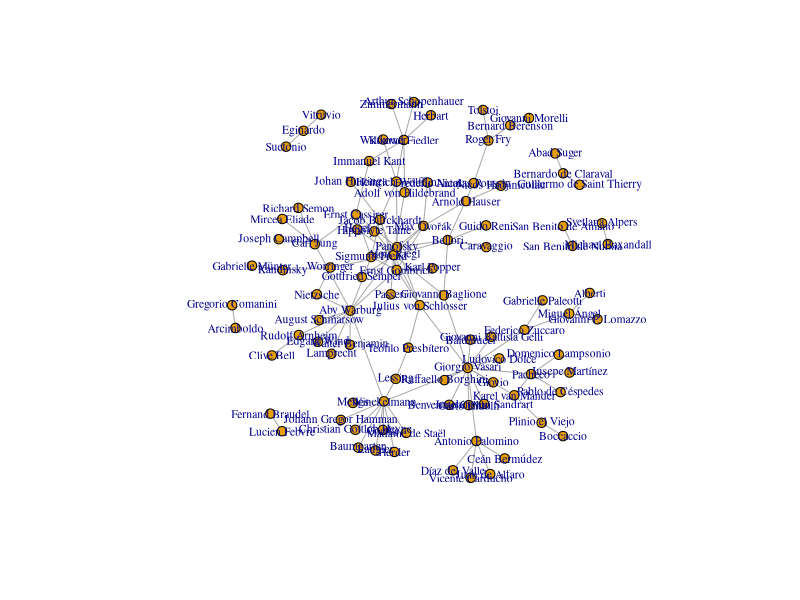
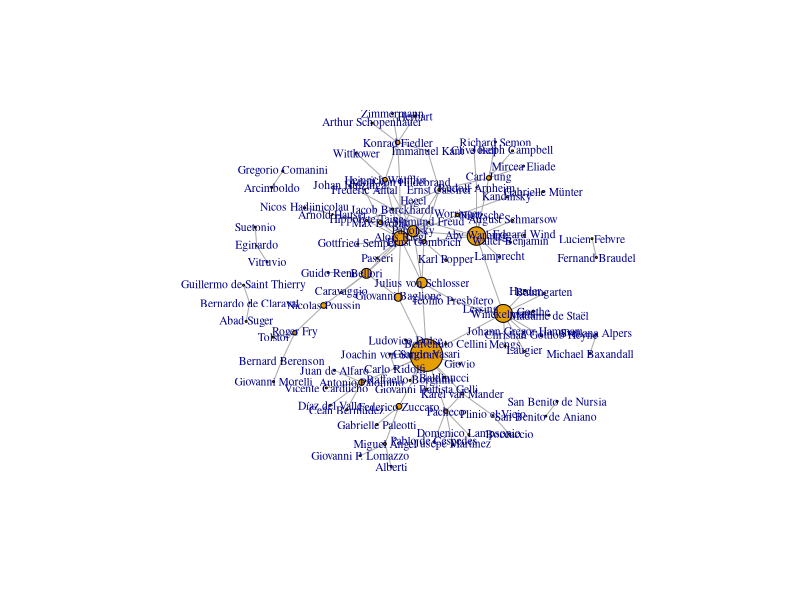
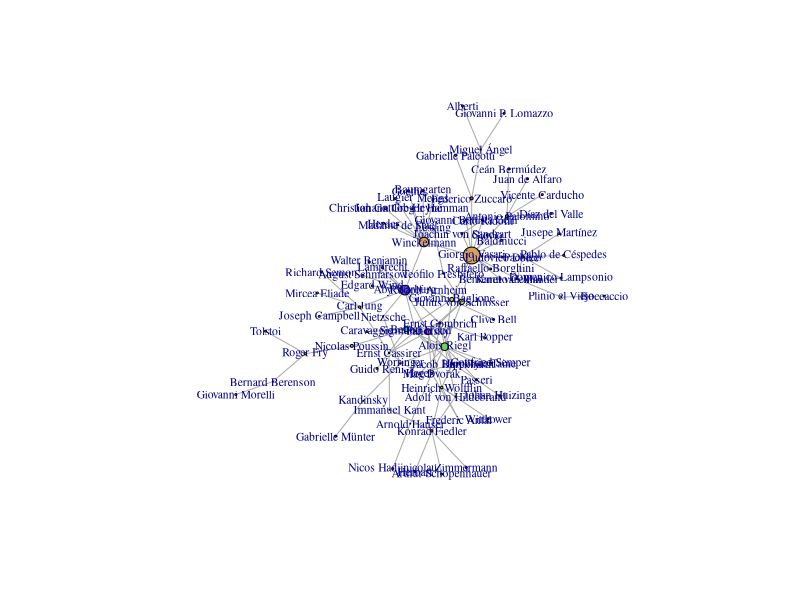

These figures' R source, in order:
historiografia_data <- read.csv("data/grafo.csv", header = TRUE, stringsAsFactors = FALSE)

library(igraph)
g <- graph_from_data_frame(historiografia_data, directed = FALSE)
plot(g, vertex.label.cex=0.7, vertex.size=5, edge.arrow.size=0.5)

V(g)$degree <- degree(g, mode="all")
V(g)$betweenness <- betweenness(g, directed=FALSE)

plot(g, vertex.size=V(g)$betweenness/100, vertex.label.cex=0.7, edge.arrow.size=0.5)

# Extract main connected component from g

components <- components(g)
main_component <- which.max(components$csize)
vertices_in_main_component <- V(g)[components$membership == main_component]
g_main <- induced_subgraph(g, vertices_in_main_component)

layout <- layout_with_kk(g_main)
plot(g_main, vertex.size=V(g_main)$betweenness/200, vertex.color = rainbow(10, .8, .8, alpha= .8), layout=layout, vertex.label.cex=0.7, edge.arrow.size=0.5, alpha = .8)
